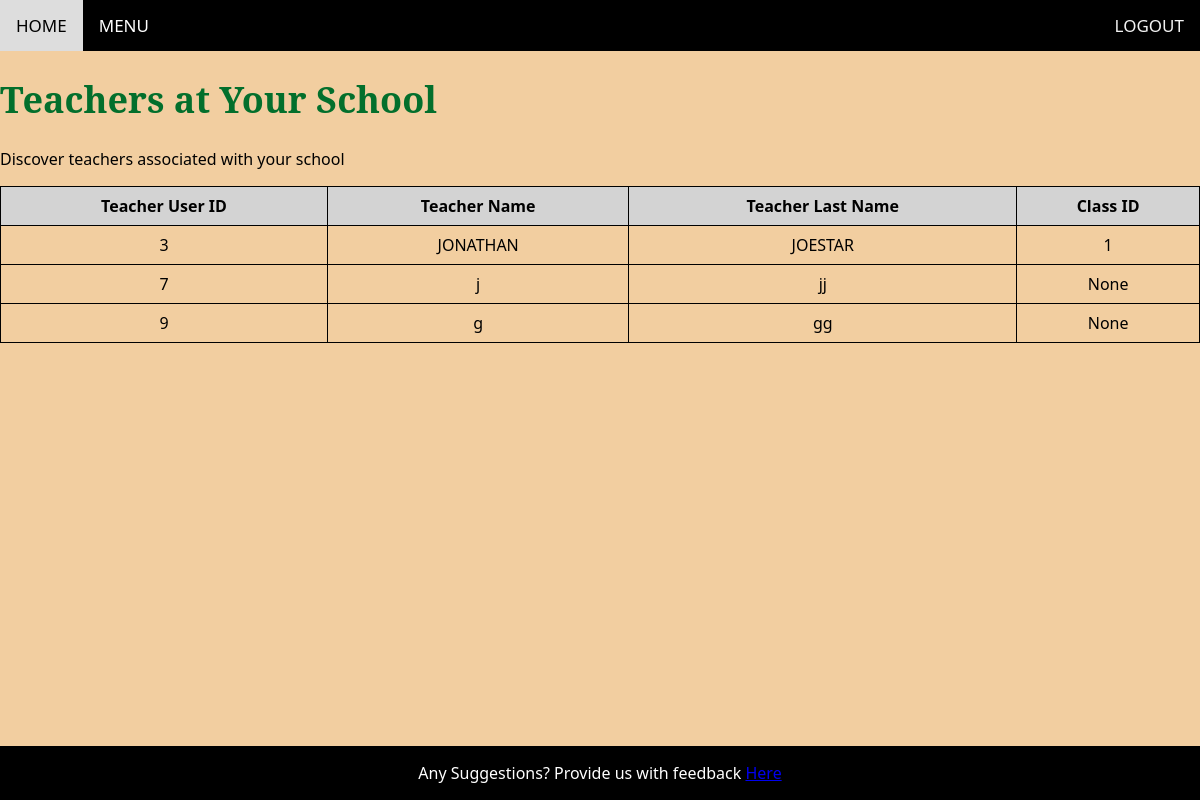
Screenshot of /teacher_dashboard (signed in) with the database file from the repository.
### tables this page shows
CREATE TABLE TEACHER (User_ID INTEGER REFERENCES USER (User_ID) PRIMARY KEY, School_ID INTEGER REFERENCES SCHOOL (School_ID), First_Name TEXT, Last_Name TEXT, Class_ID INTEGER);

### app.py (the view)
@app.route('/teacher_dashboard')
@login_required
def school_teachers():
    if current_user.is_authenticated and current_user.Type == 'SCHOOL':
        conn = sql.connect(db_path)  # Replace 'DATABASE' with your app's database path
        cursor = conn.cursor()
        user_id = current_user.User_ID  # Assuming this attribute exists in your User model
        school_query = "SELECT School_ID FROM School WHERE User_ID = ?"
        cursor.execute(school_query, (user_id,))
        school_id = cursor.fetchone()
        if school_id:
            school_id = school_id[0]  # Extracting the ID from the result tuple
            teachers_query = "SELECT * FROM Teacher WHERE School_ID = ?"
            cursor.execute(teachers_query, (school_id,))
            teachers = cursor.fetchall()
            conn.close()
            return render_template('teacher_dashboard.html', teachers=teachers)
    else:
        return render_template('error.html', message='Access denied')

### app.py (called while the page is built)
@login_manager.user_loader
def load_user(user_id):
    return User.query.get(int(user_id))

### templates/teacher_dashboard.html (shortened to what this page needs)
{% extends "base.html" %}
{% block content %}
    <header>
        <h1 class="teachers-head">Teachers at Your School</h1>
        <p>Discover teachers associated with your school</p>
    </header>
    <table style="border-collapse: collapse; width: 100%;">
        <thead>
            <tr style="background-color: lightgray;">
                <th style="text-align: center; border: 1px solid black; padding: 8px;">Teacher User ID</th>
                <th style="text-align: center; border: 1px solid black; padding: 8px;">Teacher Name</th>
                <th style="text-align: center; border: 1px solid black; padding: 8px;">Teacher Last Name</th>
                <th style="text-align: center; border: 1px solid black; padding: 8px;">Class ID</th>
            </tr>
        </thead>
        <tbody>
            {% for teacher in teachers %}
                <tr>
                    <td style="text-align: center; border: 1px solid black; padding: 8px;">{{ teacher[0] }}</td>
                    <td style="text-align: center; border: 1px solid black; padding: 8px;">{{ teacher[2] }}</td>
                    <td style="text-align: center; border: 1px solid black; padding: 8px;">{{ teacher[3] }}</td>
                    <td style="text-align: center; border: 1px solid black; padding: 8px;">{{ teacher[4] }}</td>
                </tr>
            {% endfor %}
        </tbody>
    </table>
{% endblock %}

### static/css/styles.css (style rules this page uses)
body { font-family: system-ui, -apple-system, BlinkMacSystemFont, 'Segoe UI', Roboto, Oxygen, Ubuntu, Cantarell, 'Open Sans', 'Helvetica Neue', sans-serif; min-height: 100vh; display: flex; flex-direction: column; margin: 0; padding: 0; background-color: #f2cea0; }

### templates/teacher_dashboard.html (style rules this page uses)
.teachers-head { font-family: 'Serif', sans-serif; font-size: 36px; color: rgb(3, 111, 44); }

### rows the page displays
TEACHER: User_ID "3", First_Name "JONATHAN", Last_Name "JOESTAR", Class_ID "1"
TEACHER: User_ID "7", First_Name "j", Last_Name "jj", teacher "None"
TEACHER: User_ID "9", First_Name "g", Last_Name "gg", teacher "None"
